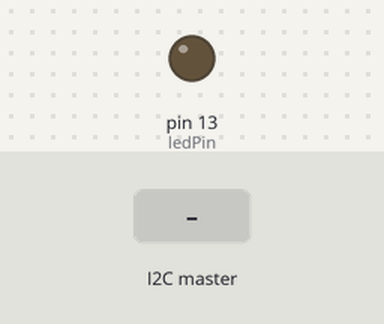
The sketch below on a simulated Arduino Uno, built with avr-gcc and run on an emulated ATmega328P. Parts: output pins drawn as LEDs (lit = HIGH). Inputs (shaded band) come from the test bench.

Above: at 1.2 s.
1.3 s: the I2C master sends the byte 1
At 2.0 s:
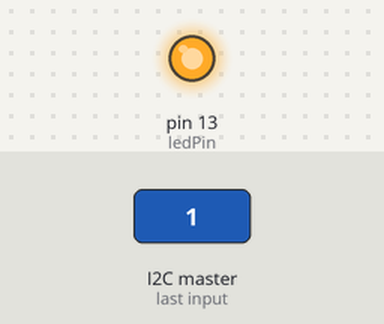
2.8 s: the I2C master sends the byte 0
At 3.2 s:
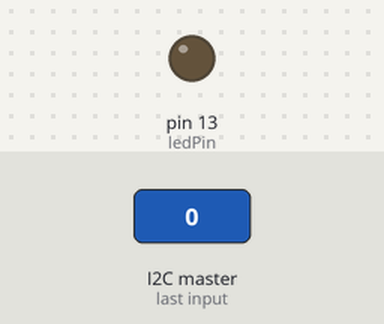
4.3 s: the I2C master sends the byte 2
At 5.5 s:
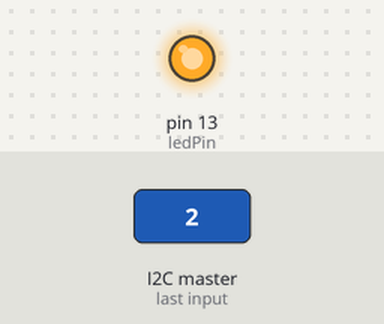
Timing chart, 0 to 7.3 s (numbered marks = the images above; inputs shaded):
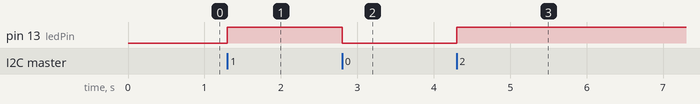

The sketch:

i2c_slave.ino
```cpp
//Include the Wire library for i2c
#include <Wire.h>

const int ledPin = 13;

void setup() {
 // Join I2Cbus as slave with address 8
 Wire.begin(0x8);

 //CallreceiverEvent when data received
 Wire.onReceive(receivedEvent);

 //Setup pin 13 as output  and turn LED off
 pinMode(ledPin,OUTPUT);
 digitalWrite(ledPin,LOW);

}

//Function that executes whenever  data is received from master
void receivedEvent(int howMany){
  while (Wire.available()){
    char c = Wire.read();
    digitalWrite(ledPin,c);
  }
}

void loop() {
  delay(100);

}
```

Measured:
- after the input at 1.3 s, pin 13 (ledPin): LOW → HIGH at once
- after the input at 2.8 s, pin 13 (ledPin): HIGH → LOW at once
- after the input at 4.3 s, pin 13 (ledPin): LOW → HIGH at once
